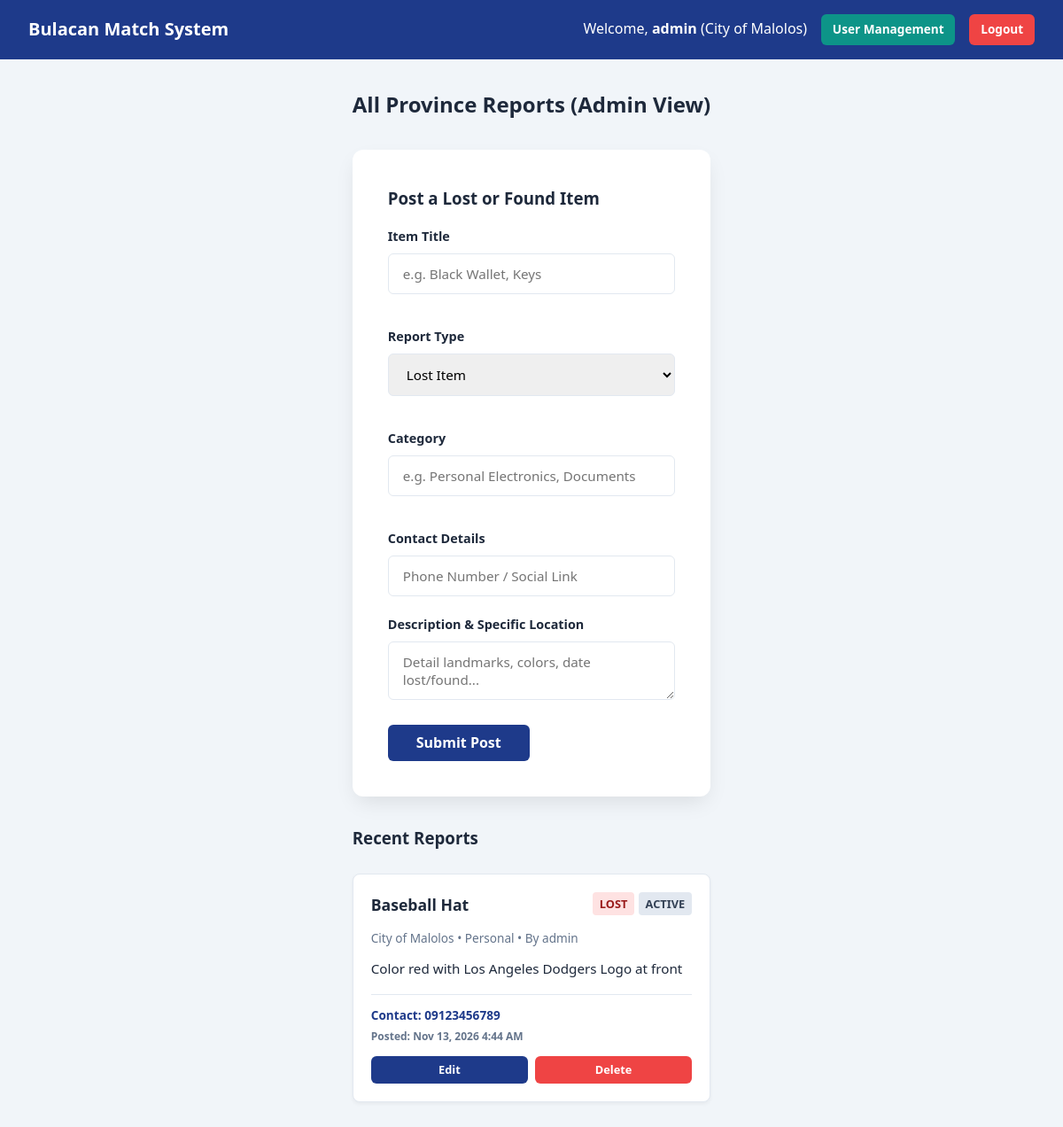
/dashboard.php (signed in), run on the app's committed database.
### tables this page shows
CREATE TABLE `items` (
  `id` int(11) NOT NULL,
  `created_by` int(11) NOT NULL,
  `type` enum('lost','found') NOT NULL,
  `title` varchar(150) NOT NULL,
  `category` varchar(100) NOT NULL,
  `municipality` varchar(100) NOT NULL,
  `description` text NOT NULL,
  `contact_info` varchar(150) NOT NULL,
  `status` enum('active','matched','resolved') NOT NULL DEFAULT 'active',
  `created_at` timestamp NOT NULL DEFAULT current_timestamp(),
  `updated_at` timestamp NOT NULL DEFAULT current_timestamp() ON UPDATE current_timestamp()
);

CREATE TABLE `users` (
  `id` int(11) NOT NULL,
  `username` varchar(50) NOT NULL,
  `password` varchar(255) NOT NULL,
  `municipality` varchar(100) NOT NULL DEFAULT 'City of Malolos',
  `status` enum('pending','approved','rejected') NOT NULL DEFAULT 'pending',
  `role` enum('user','admin') NOT NULL DEFAULT 'user',
  `created_at` timestamp NOT NULL DEFAULT current_timestamp()
);

### dashboard.php (the view, shortened to what this page needs)
<?php
require_once "config.php";
function h($str) {
    return htmlspecialchars($str ?? '', ENT_QUOTES, 'UTF-8');
}
$user_id = $_SESSION['user_id'];
$username = $_SESSION['username'];
$user_role = $_SESSION['role'];
$user_muni = $_SESSION['municipality'] ?? 'City of Malolos';
if ($user_role === 'admin') {
    $stmt = $conn->prepare("
        SELECT items.*, users.username
        FROM items
        JOIN users ON items.created_by = users.id
        ORDER BY items.created_at DESC
    ");
}
$stmt->execute();
$items = $stmt->get_result()->fetch_all(MYSQLI_ASSOC);
?>
<!DOCTYPE html>
<html lang="en">
<head>
    <link rel="stylesheet" href="style.css">
</head>
<body>
    <nav class="navbar">
        <div class="navbar-brand">Bulacan Match System</div>
        <div class="nav-user">
            <span>Welcome, <strong><?= h($username) ?></strong> (<?= h($user_muni) ?>)</span>
            <?php if ($user_role === 'admin'): ?>
                <a href="users.php" class="btn" style="background-color: var(--secondary); width: auto; padding: 0.4rem 0.8rem; font-size: 0.85rem;">User Management</a>
            <?php endif; ?>
            <a href="logout.php" class="btn btn-danger" style="width: auto; padding: 0.4rem 0.8rem; font-size: 0.85rem;">Logout</a>
        </div>
    </nav>
    <div class="container">
        <div class="dashboard-header">
            <h2><?= $user_role === 'admin' ? 'All Province Reports (Admin View)' : 'Local Reports in ' . h($user_muni) ?></h2>
        </div>
        <div class="auth-card" style="max-width: 100%; margin-bottom: 2rem;">
            <h3>Post a Lost or Found Item</h3>
            <form action="" method="post" style="margin-top: 1rem;">
                <div style="display: grid; grid-template-columns: repeat(auto-fit, minmax(200px, 1fr)); gap: 1rem;">
                    <div class="form-group">
                        <label>Item Title</label>
                        <input type="text" name="title" class="form-control" placeholder="e.g. Black Wallet, Keys" required>
                    </div>
                    <div class="form-group">
                        <label>Report Type</label>
                        <select name="type" class="form-control" required>
                            <option value="lost">Lost Item</option>
                        </select>
                    </div>
                    <div class="form-group">
                        <label>Category</label>
                        <input type="text" name="category" class="form-control" placeholder="e.g. Personal Electronics, Documents" required>
                    </div>
                    <div class="form-group">
                        <label>Contact Details</label>
                        <input type="text" name="contact_info" class="form-control" placeholder="Phone Number / Social Link" required>
                    </div>
                </div>
                <div class="form-group">
                    <label>Description & Specific Location</label>
                    <textarea name="description" class="form-control" rows="2" placeholder="Detail landmarks, colors, date lost/found..." required></textarea>
                </div>
                <button type="submit" class="btn" style="width: auto; padding: 0.6rem 2rem;">Submit Post</button>
            </form>
        </div>
        <h3>Recent Reports</h3>
        <br>
        <?php if (empty($items)): ?>
            <p style="color: var(--text-muted);">No reports posted yet.</p>
        <?php else: ?>
            <div class="item-grid">
                <?php foreach ($items as $item): ?>
                    <div class="item-card">
                        <div>
                            <div class="item-card-header">
                                <span class="item-card-title"><?= h($item['title']) ?></span>
                                <div>
                                    <span class="badge badge-<?= h($item['type']) ?>"><?= h($item['type']) ?></span>
                                    <span class="badge" style="background: #e2e8f0; color: #334155;"><?= h($item['status']) ?></span>
                                </div>
                            </div>
                            <div class="item-meta">
                                <?= h($item['municipality']) ?> • <?= h($item['category']) ?> • By <?= h($item['username']) ?>
                            </div>
                            <p class="item-description"><?= h($item['description']) ?></p>
                        </div>
                        <div class="item-card-footer">
                            <div>Contact: <strong><?= h($item['contact_info']) ?></strong></div>
                            <div style="font-size: 0.75rem; color: #64748b; margin-top: 0.25rem;">
                                Posted: <?= date("M d, Y g:i A", strtotime($item['created_at'])) ?>
                            </div>
                            <?php if ($item['created_by'] == $user_id || $user_role === 'admin'): ?>
                                <div style="display: flex; gap: 0.5rem; margin-top: 0.75rem;">
                                    <a href="edititem.php?itemid=<?= $item['id'] ?>" class="btn" style="padding: 0.35rem 0.75rem; font-size: 0.8rem;">Edit</a>
                                    <a href="deleteitem.php?itemid=<?= $item['id'] ?>" onclick="return confirm('Delete this report permanently?');" class="btn btn-danger" style="padding: 0.35rem 0.75rem; font-size: 0.8rem;">Delete</a>
                                </div>
                            <?php endif; ?>
                        </div>
                    </div>
                <?php endforeach; ?>
            </div>
        <?php endif; ?>
    </div>
</body>
</html>
</html>

### style.css (style rules this page uses)
:root { --primary: #1e3a8a; --primary-hover: #1d4ed8; --secondary: #0d9488; --bg-color: #f1f5f9; --card-bg: #ffffff; --text-color: #1e293b; --text-muted: #64748b; --border-color: #e2e8f0; --danger: #ef4444; --success: #10b981; }
* { box-sizing: border-box; margin: 0; padding: 0; font-family: 'Segoe UI', Tahoma, Geneva, Verdana, sans-serif; }
body { background-color: var(--bg-color); color: var(--text-color); line-height: 1.6; display: flex; flex-direction: column; min-height: 100vh; }
.auth-card { background: var(--card-bg); padding: 2.5rem; border-radius: 12px; box-shadow: 0 10px 25px -5px rgba(0, 0, 0, 0.1); width: 100%; max-width: 420px; }
.form-group { margin-bottom: 1.25rem; }
.form-group label { display: block; margin-bottom: 0.5rem; font-weight: 600; font-size: 0.9rem; }
.form-control { width: 100%; padding: 0.75rem 1rem; border: 1px solid var(--border-color); border-radius: 6px; font-size: 0.95rem; transition: border-color 0.2s; }
textarea.form-control { resize: vertical; }
.btn { display: inline-block; width: 100%; padding: 0.75rem 1rem; background-color: var(--primary); color: white; border: none; border-radius: 6px; font-size: 1rem; font-weight: 600; cursor: pointer; transition: background-color 0.2s; text-align: center; text-decoration: none; }
.btn-danger { background-color: var(--danger); }
.navbar { background: var(--primary); color: white; padding: 1rem 2rem; display: flex; justify-content: space-between; align-items: center; }
.navbar-brand { font-size: 1.25rem; font-weight: bold; }
.nav-user { display: flex; align-items: center; gap: 1rem; }
.container { max-width: 1100px; margin: 2rem auto; padding: 0 1rem; flex: 1; }
.dashboard-header { display: flex; justify-content: space-between; align-items: center; margin-bottom: 2rem; }
.badge { padding: 0.25rem 0.5rem; border-radius: 4px; font-size: 0.8rem; font-weight: bold; text-transform: uppercase; }
.badge-lost { background-color: #fee2e2; color: #991b1b; }
.item-grid { display: grid; grid-template-columns: repeat(auto-fill, minmax(300px, 1fr)); gap: 1.5rem; }
.item-card { background: var(--card-bg); border-radius: 8px; border: 1px solid var(--border-color); padding: 1.25rem; display: flex; flex-direction: column; justify-content: space-between; box-shadow: 0 2px 4px rgba(0, 0, 0, 0.05); }
.item-card-header { display: flex; justify-content: space-between; align-items: flex-start; margin-bottom: 0.75rem; }
.item-card-title { font-size: 1.1rem; font-weight: 600; }
.item-meta { font-size: 0.85rem; color: var(--text-muted); margin-bottom: 0.75rem; }
.item-description { font-size: 0.95rem; margin-bottom: 1rem; }
.item-card-footer { font-size: 0.85rem; border-top: 1px solid var(--border-color); padding-top: 0.75rem; color: var(--primary); font-weight: 600; }

### data on the page
items: title "Baseball Hat", type "LOST", status "ACTIVE", municipality "City of Malolos", category "Personal", created_by.username "admin", description "Color red with Los Angeles Dodgers Logo at front", contact_info "09123456789", created_at "Nov 13, 2026 4:44 AM"

### other printed values
$username "admin"
$user_muni "City of Malolos"
